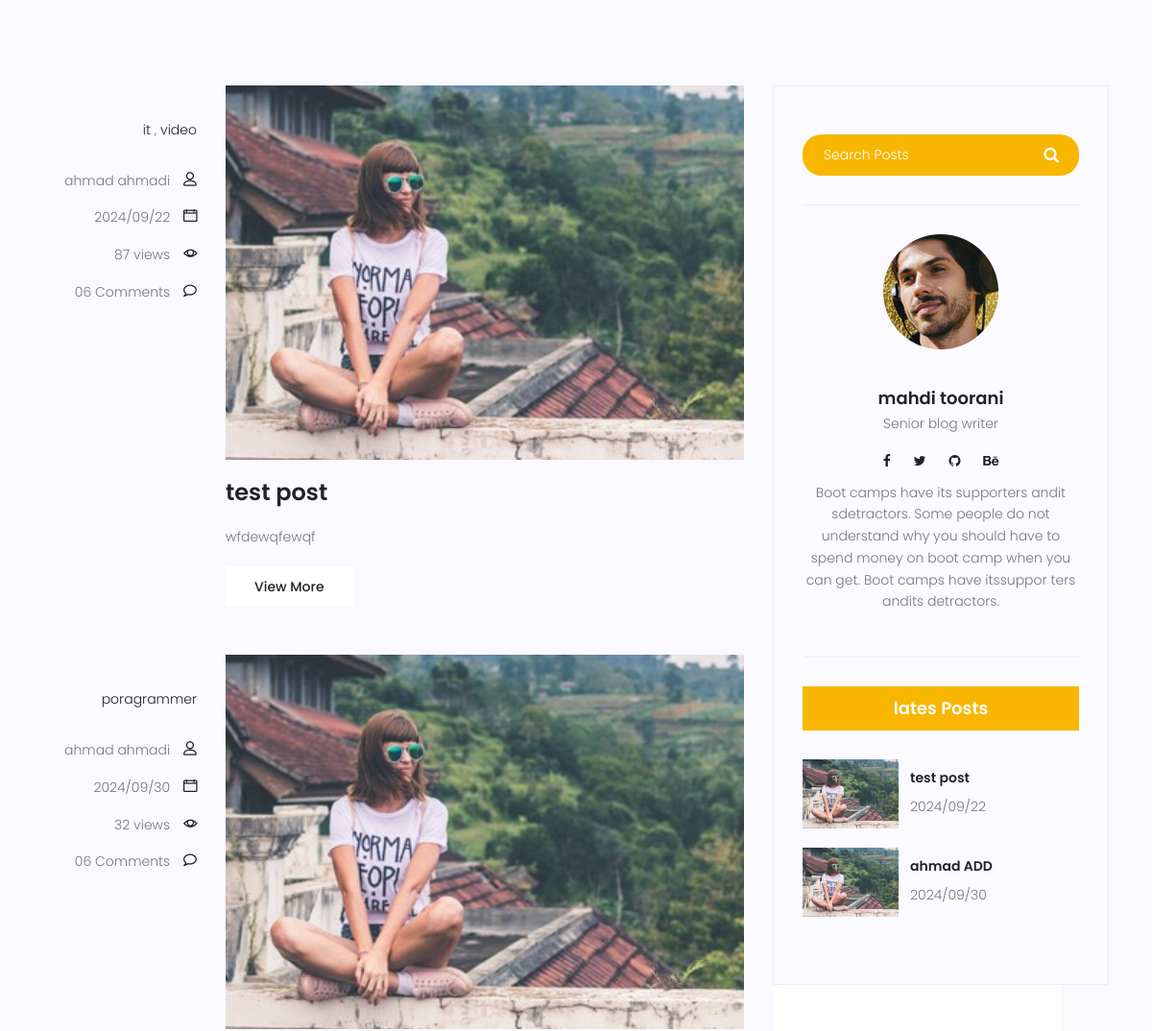
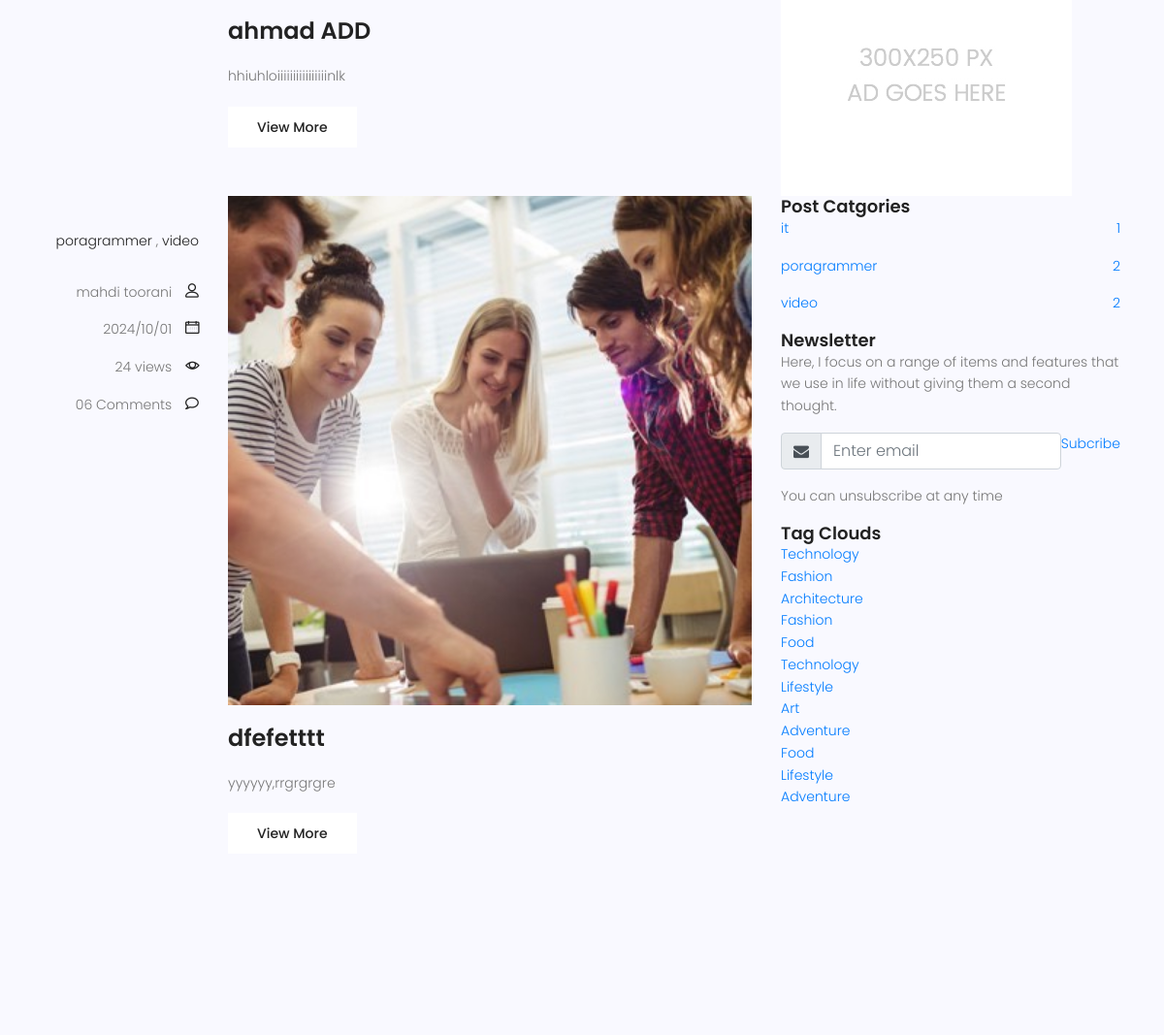
Page /blog/search/ (middle part) on the earlier database version (2 pictures, top to bottom).
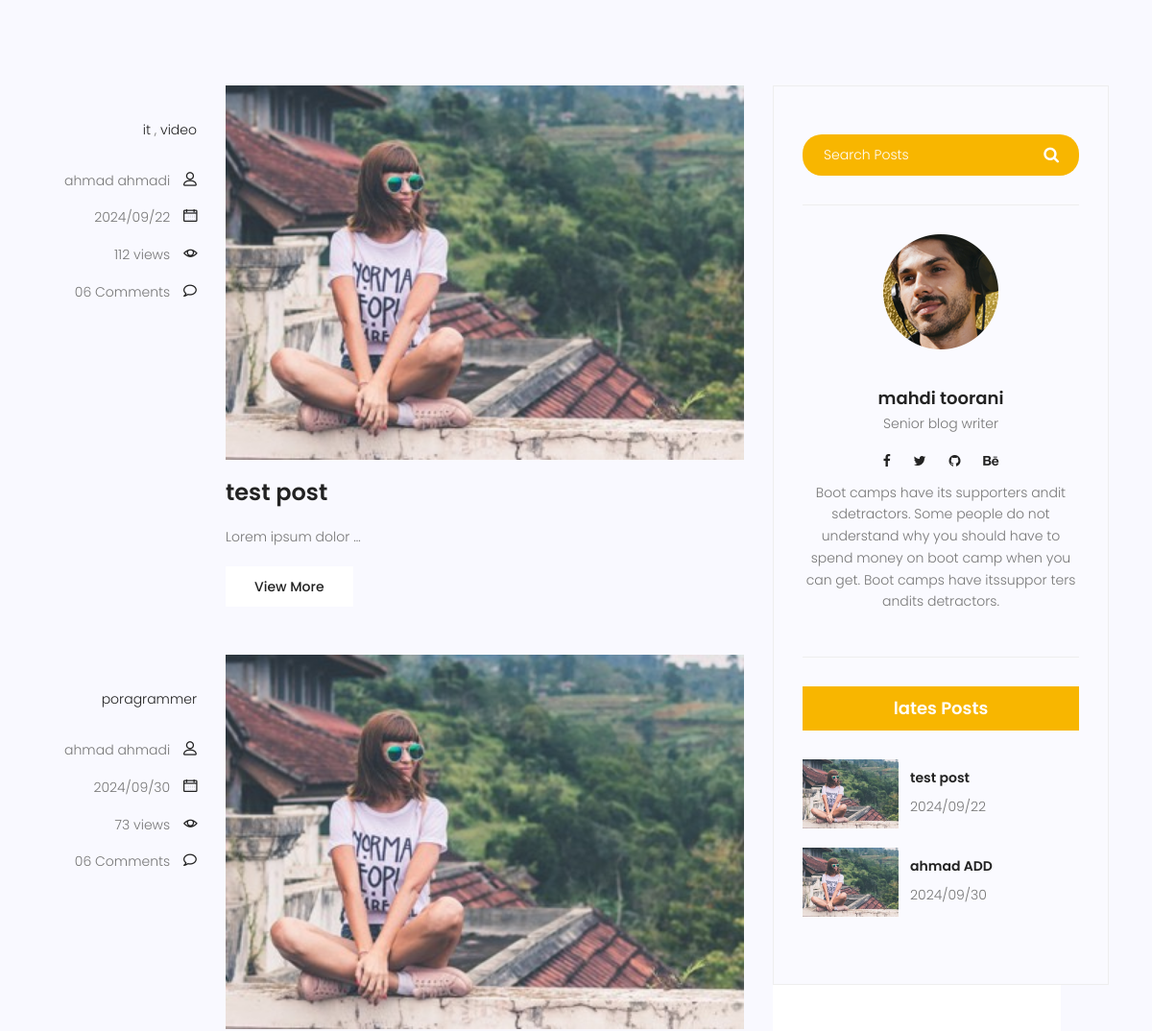
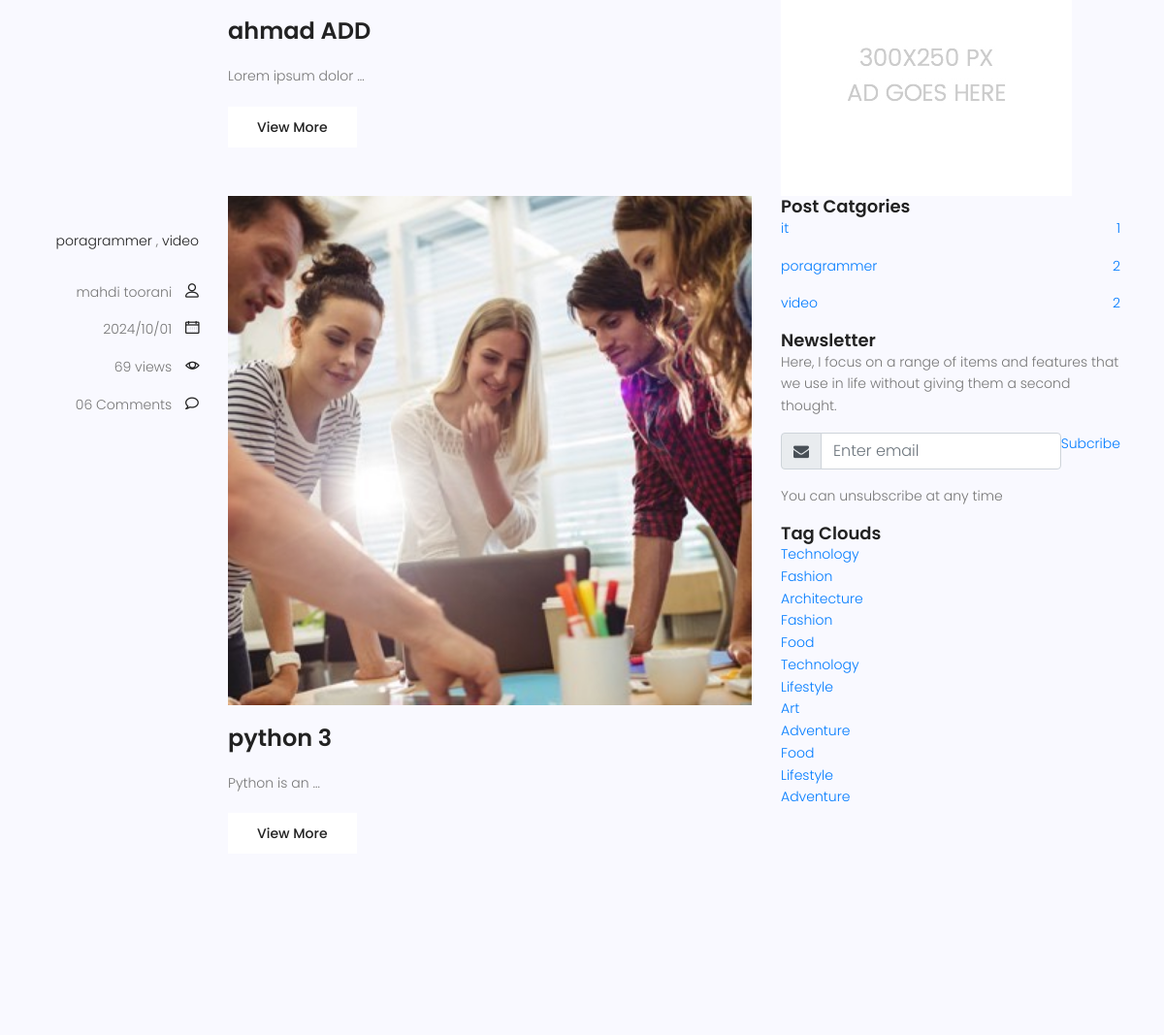
Same page on the later database version (2 pictures, top to bottom).
### blog/models.py (models this page shows, shortened)
class post(models.Model):
    author= models.ForeignKey(User,on_delete=models.SET_NULL,null=True)
    img= models.ImageField(upload_to='blog/',default='default.jpg')
    titel= models.CharField(max_length=120)
    content= models.TextField()
    categore= models.ManyToManyField(categor)
    cuntent_view=models.IntegerField(default=0)
    status= models.BooleanField(default= False)
    publish_date= models.DateTimeField(null=True)
    created_date= models.DateTimeField(auto_now_add=True)
    update_date= models.DateTimeField(auto_now=True)
    class Meta:
        ordering = ['publish_date']

### blog/views.py (the view)
# urls.py: path('search/',blog_search,name='search'),
def blog_search(request):
    posts=post.objects.filter(status=1)
    if request.method == 'GET':
        if s := request.GET.get('search'):
            posts=posts.filter(content__contains=s)
    context={'posts':posts}
    return render(request,'blog/blog-home.html',context)

### blog/models.py (called while the page is built)
    def __str__(self):
        return self.name

### blog/templatetags/blog-tags.py (called while the page is built)
@register.inclusion_tag('blog/blog-lates-posts.html')
def latespost(arg=2):
    posts=post.objects.filter(status=1).order_by('publish_date')[:arg]
    return {'posts':posts}

@register.inclusion_tag('blog/blog-category.html')
def postcategory():
    posts=post.objects.filter(status=1)
    categories=categor.objects.all()
    cat_dict = {}
    for name in categories:
        cat_dict[name]=posts.filter(categore=name).count()
    return {'categorys':cat_dict}

### templates/blog/blog-home.html (shortened to what this page needs)
{% extends "base.html" %}
{% load static %}
{% load blog-tags %}
		{%block cotent%}
				<section class="top-category-widget-area pt-90 pb-90 ">
				</section>
				<section class="post-content-area">
					<div class="container">
						<div class="row">
							<div class="col-lg-8 posts-list">
								{% for post in posts%}
								<div class="single-post row">
									<div class="col-lg-3  col-md-3 meta-details">
										<ul class="tags">
											<li>{% for cat in post.categore.all %}
													<a href="{% url 'blog:blog_category' cat_name=cat.name %}"> {{cat.name}}</a> {% if not forloop.last %}, {%endif%}
												{%endfor%}
											</li>
										</ul>
										<div class="user-details row">
											<p class="user-name col-lg-12 col-md-12 col-6"><a href="{% url 'blog:blog_author' author_username=post.author.username %}">{{post.author.get_full_name}}</a> <span class="lnr lnr-user"></span></p>
											<p class="date col-lg-12 col-md-12 col-6"><a href="#">{{post.publish_date|date:"o/m/d"}}</a> <span class="lnr lnr-calendar-full"></span></p>
											<p class="view col-lg-12 col-md-12 col-6"><a href="#">{{post.cuntent_view}} views</a> <span class="lnr lnr-eye"></span></p>
											<p class="comments col-lg-12 col-md-12 col-6"><a href="#">06 Comments</a> <span class="lnr lnr-bubble"></span></p>
										</div>
									</div>
									<div class="col-lg-9 col-md-9 ">
										<div class="feature-img">
											<img class="img-fluid" src="{{post.img.url}}" alt="">
										</div>
										<a class="posts-title" href="{%url 'blog:blog_single' pid=post.id %}"><h3>{{post.titel}}</h3></a>
										<p class="excert">
											{{post.content|truncatewords:3 }}
										</p>
									<a href="{% url 'blog:blog_single' pid=post.id %}" class="primary-btn">View More</a>
									</div>
								</div>
								{%endfor%}
								<nav class="blog-pagination justify-content-center d-flex">
								</nav>
							</div>
							<div class="col-lg-4 sidebar-widgets">
								<div class="widget-wrap">
									{% include 'blog/blog-search.html' %}
									{% include 'blog/blog-writing.html' %}
									{% latespost %}
									{% include 'blog/blog-ads.html' %}
									{% postcategory %}
									<div class="single-sidebar-widget newsletter-widget">
										<h4 class="newsletter-title">Newsletter</h4>
										<p>
											Here, I focus on a range of items and features that we use in life without
											giving them a second thought.
										</p>
										<div class="form-group d-flex flex-row">
										<div class="col-autos">
											<div class="input-group">
												<div class="input-group-prepend">
												<div class="input-group-text"><i class="fa fa-envelope" aria-hidden="true"></i>
												</div>
												</div>
												<input type="text" class="form-control" id="inlineFormInputGroup" placeholder="Enter email" onfocus="this.placeholder = ''" onblur="this.placeholder = 'Enter email'" >
											</div>
											</div>
											<a href="#" class="bbtns">Subcribe</a>
										</div>
										<p class="text-bottom">
											You can unsubscribe at any time
										</p>
									</div>
									<div class="single-sidebar-widget tag-cloud-widget">
										<h4 class="tagcloud-title">Tag Clouds</h4>
										<ul>
											<li><a href="#">Technology</a></li>
											<li><a href="#">Fashion</a></li>
											<li><a href="#">Architecture</a></li>
											<li><a href="#">Fashion</a></li>
											<li><a href="#">Food</a></li>
											<li><a href="#">Technology</a></li>
											<li><a href="#">Lifestyle</a></li>
											<li><a href="#">Art</a></li>
											<li><a href="#">Adventure</a></li>
											<li><a href="#">Food</a></li>
											<li><a href="#">Lifestyle</a></li>
											<li><a href="#">Adventure</a></li>
										</ul>
									</div>
								</div>
							</div>
						</div>
				</section>
		{%endblock%}

### templates/blog/blog-lates-posts.html
{% load static %}
<div class="single-sidebar-widget popular-post-widget">
    <h4 class="popular-title">lates Posts</h4>
    <div class="popular-post-list">
        {% for p in posts %}
        <div class="single-post-list d-flex flex-row align-items-center">
            <div class="thumb">
                <img class="img-fluid"  src="{{p.img.url}}" alt="">
            </div>
            <div class="details">
                <a href="{% url 'blog:blog_single' pid=p.id %}"><h6>{{p.titel}}</h6></a>
                <p>{{p.publish_date|date:"o/m/d"}}</p>
            </div>
        </div>
        {% endfor %}
    </div>
</div>
</div>

Differences in the rows shown:
changed post "test post": cuntent_view "87" → "112"; content "wfdewqfewqf" → "Lorem ipsum dolor …"
changed post "ahmad ADD": cuntent_view "32" → "73"; content "hhiuhloiiiiiiiiiiiiiiiinlk" → "Lorem ipsum dolor …"
changed post "mahdi toorani": cuntent_view "24" → "69"; titel "dfefetttt" → "python 3"; content "yyyyyy,rrgrgrgre" → "Python is an …"
